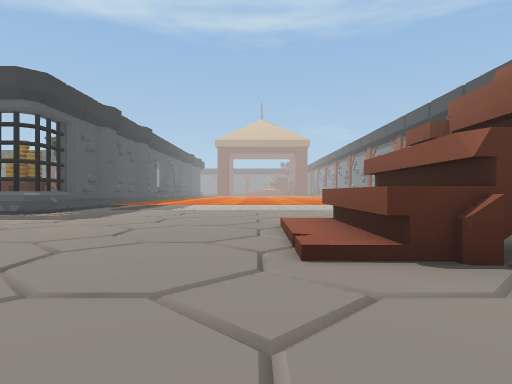
view 1 (above)

24 first-person views from a walk through a 3-D level made in the Unity game engine. The camera is 0.59 m above the floor, looks level and sees 75° across. The floor is counted in squares, 1 m on a side. Each view is taken from the middle of a square. On the plan, view 1 faces up. The plan holds only what a view shows up to about 9 squares ahead; the rest is blank. The place goes on beyond the plan. Some surface patterns are stand-ins.

view 2
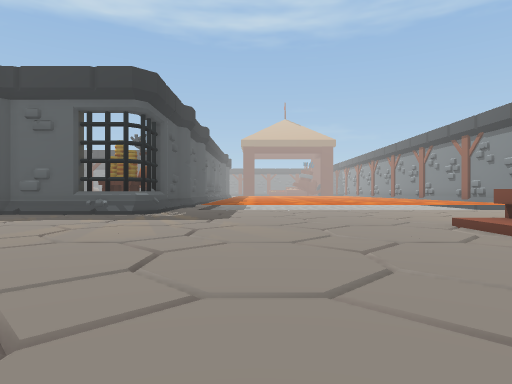

view 3
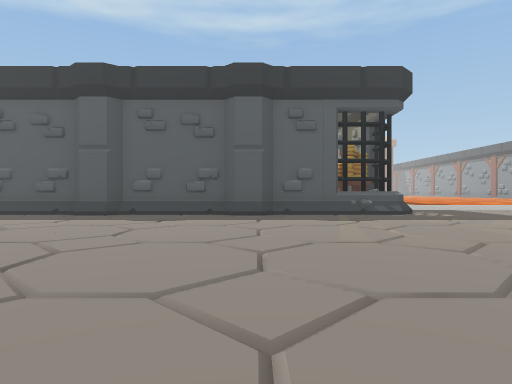

view 4
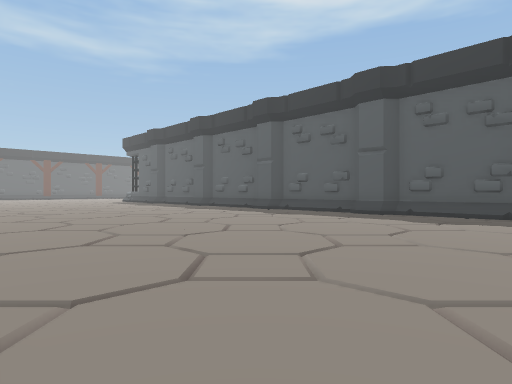

view 5
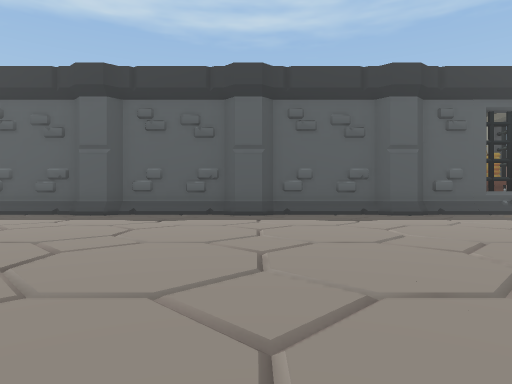

view 6
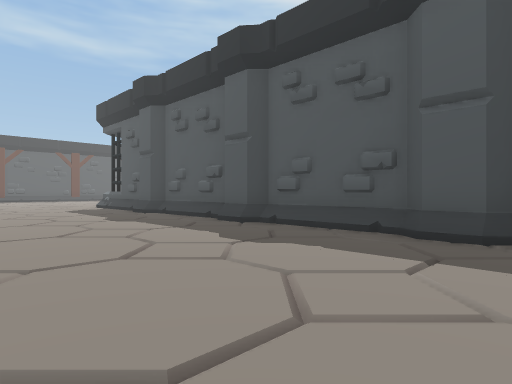

view 7
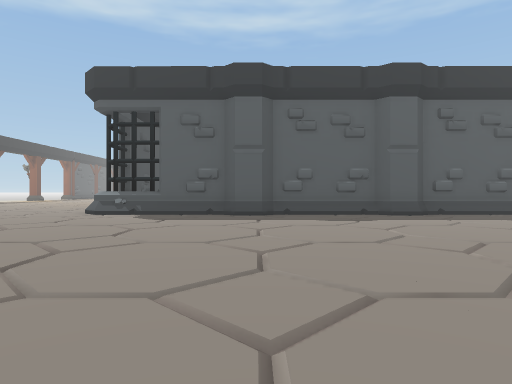

view 8
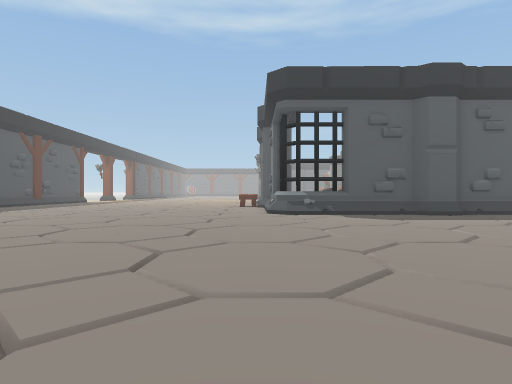

view 9
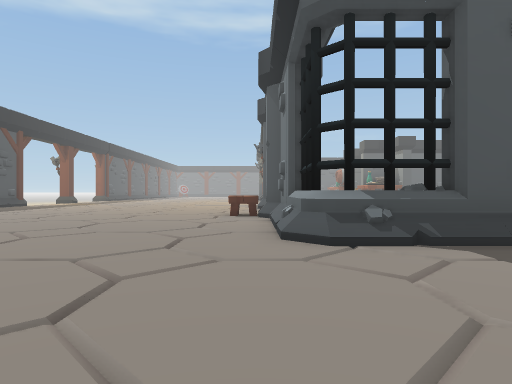

view 10
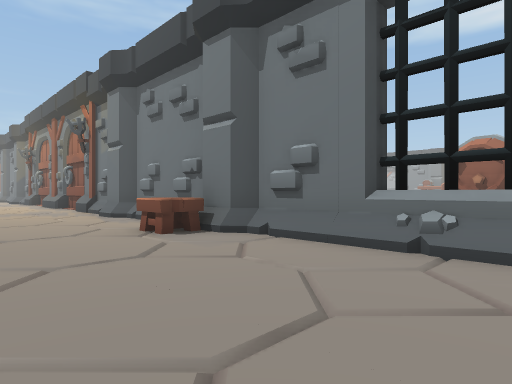

view 11
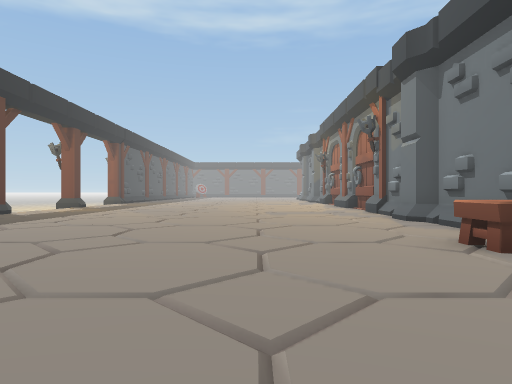

view 12
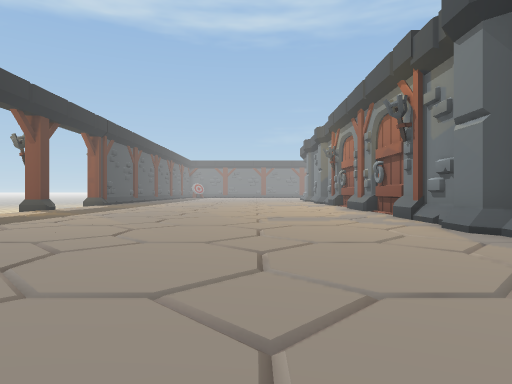

view 13
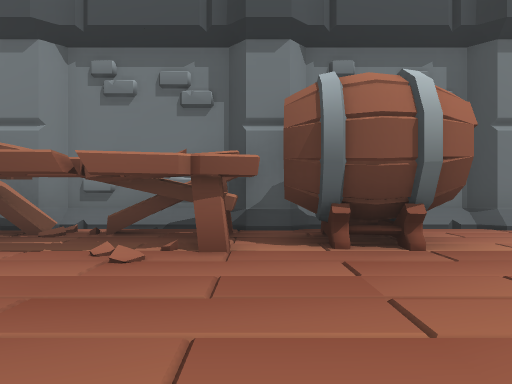

view 14
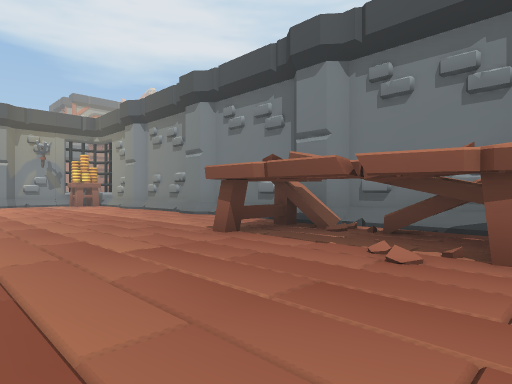

view 15
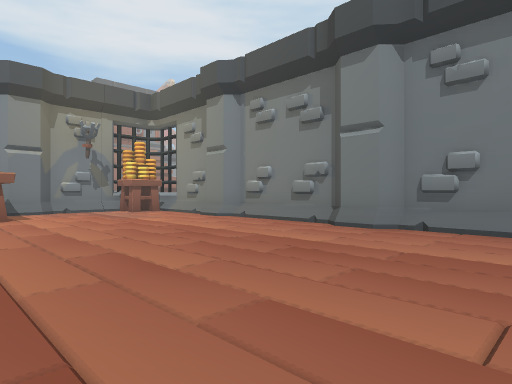

view 16
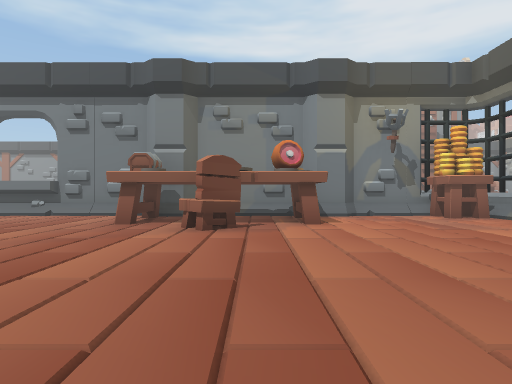

view 17
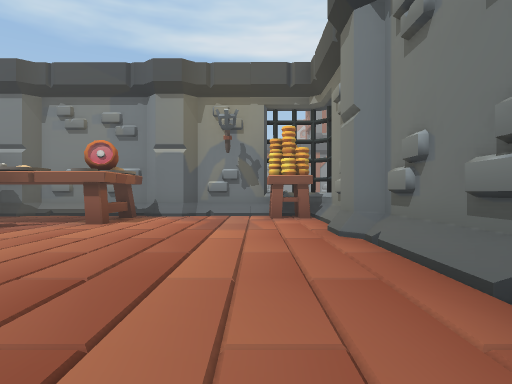

view 18
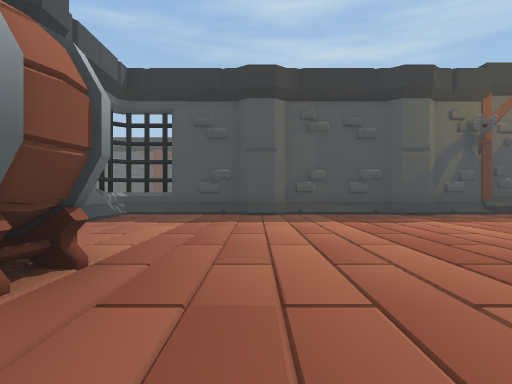

view 19
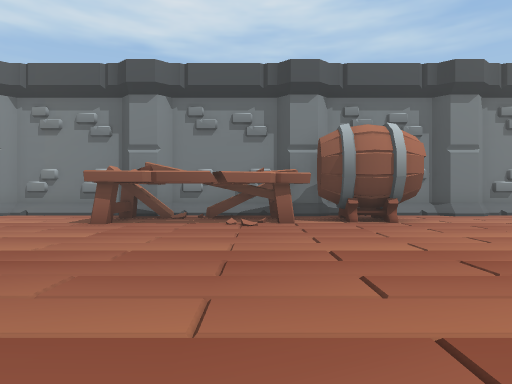

view 20
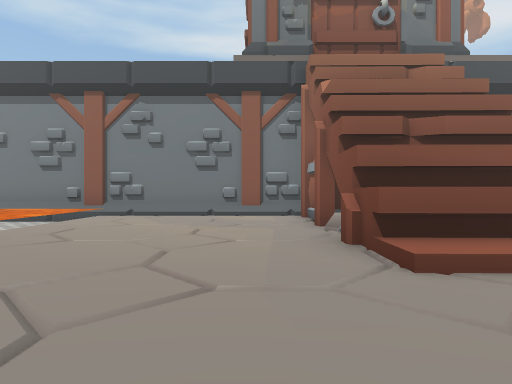

view 21
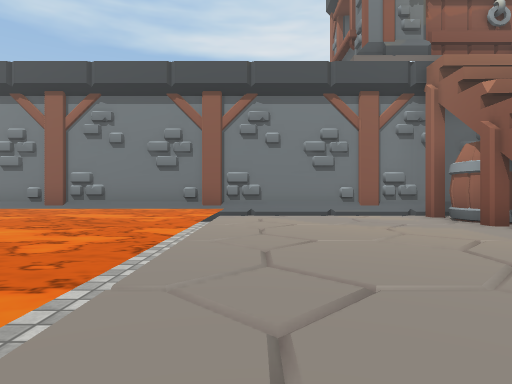

view 22
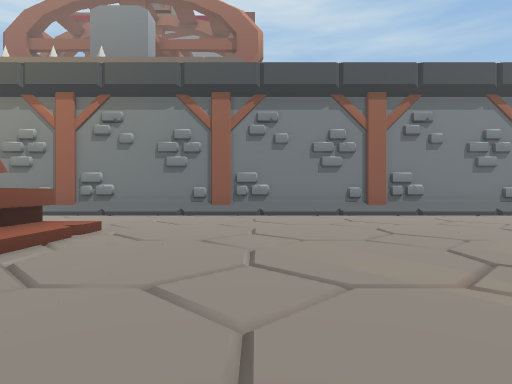

view 23
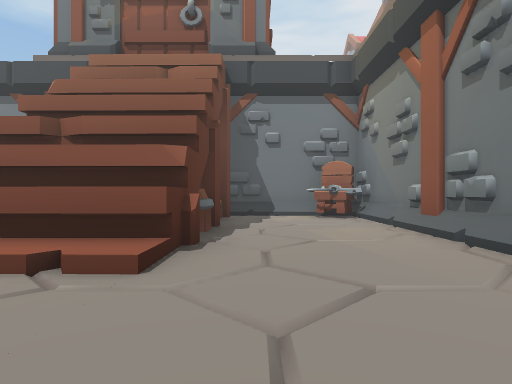

view 24
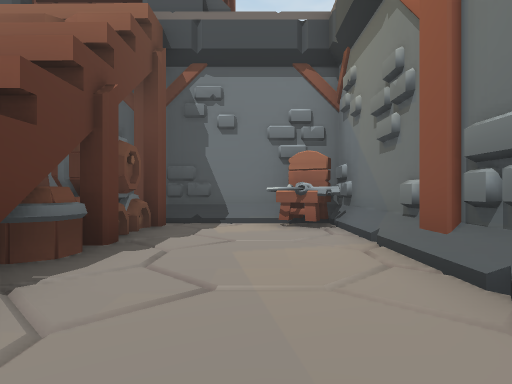

### Floor plan
Key: @ floor where view 1 was taken; # wall or solid block; . main floor; : floor 0.05 m higher than the main floor; ≈ lava the walk keeps out of; ^ raised ledge; P pillar; T table; O other object.
Columns run from 37 left of view 1 to 7 right of it. Each row starts with its distance up from view 1.
 22                                #
 21 .......O                      :#
 20 .......#                    :::#
 19 .......#:                  ::::#
 18 .......P:::     :        ::::::P
 17 ......P#::::   :::      ::::TTP#            #
 16 .......#:::::::::::    ::::OOTP#           ≈#
 15 .......#::::::::::::::::::::OTP#         ≈≈≈#
 14 ......OP::::::::::::::::::::TTPP        ≈≈≈≈#
 13 ......O#::::::::::::::::::::::P#      ≈≈≈≈≈≈#
 12  ......#::::::O:TTTT:::::::::::#     ≈≈≈≈≈≈≈#
 11  ......#:::::OOTTTTT:::::::::::#    ≈≈≈≈≈≈≈≈#
 10   .....#:::P:OPTTTPP:::P:::P::O#   .........#
  9 .......#####P###P###P###P###P##^............#
  8 ............................................#
  7  ...........................................#
  6  ......................................######
  5   ....................................^#### #
  4    ............ ......................^#### #
  3    ............  .....................^######
  2     ..........   ...........................#
  1      ...  ...    ...........................#
  0       .    .           ..... ........@....OO#
 -1                             #################

Where each view was taken, in squares from view 1:
view 1: 0 up, 0 right, facing up
view 2: 0 up, 3 left, facing up
view 3: 0 up, 10 left, facing up
view 4: 0 up, 10 left, facing up-left
view 5: 0 up, 14 left, facing up
view 6: 4 up, 17 left, facing up-left
view 7: 0 up, 26 left, facing up
view 8: 0 up, 31 left, facing up
view 9: 5 up, 31 left, facing up
view 10: 9 up, 34 left, facing up-right
view 11: 10 up, 34 left, facing up
view 12: 12 up, 34 left, facing up
view 13: 15 up, 22 left, facing down
view 14: 15 up, 22 left, facing down-right
view 15: 15 up, 17 left, facing down-right
view 16: 15 up, 15 left, facing right
view 17: 11 up, 15 left, facing right
view 18: 13 up, 21 left, facing left
view 19: 18 up, 21 left, facing down
view 20: 7 up, 2 left, facing right
view 21: 10 up, 2 left, facing right
view 22: 8 up, 2 left, facing down
view 23: 2 up, 2 left, facing right
view 24: 1 up, 0 right, facing right
